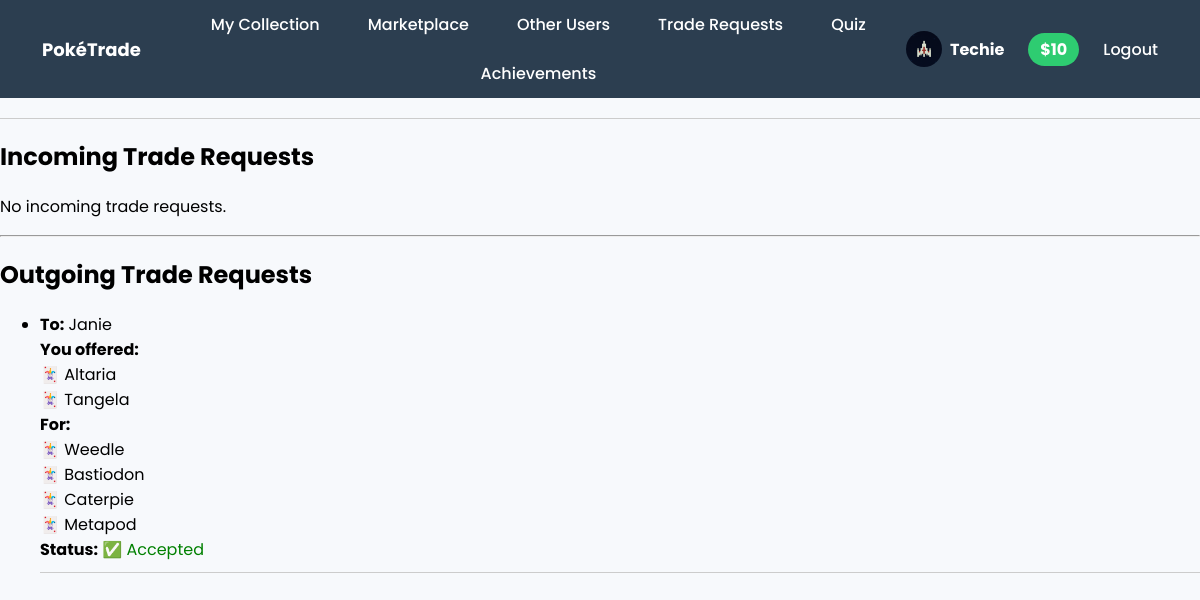
/trade/requests/ (signed in), run on the app's committed database.
### core/models.py (models this page shows, shortened)
class UserProfile(models.Model):
    user = models.OneToOneField(User, on_delete=models.CASCADE)
    balance = models.IntegerField(default=1000)  # $1000 initial wallet
    display_name = models.CharField(max_length=50, blank=True, null=True)
    profile_pic = models.ImageField(upload_to='profile_pics/', blank=True, null=True)

class TradeRequest(models.Model):
    from_user = models.ForeignKey(User, on_delete=models.CASCADE, related_name='sent_trades')
    to_user = models.ForeignKey(User, on_delete=models.CASCADE, related_name='received_trades')
    offered_cards = models.ManyToManyField(PokemonCard, related_name='offered_in_trades')
    requested_cards = models.ManyToManyField(PokemonCard, related_name='requested_in_trades')
    status = models.CharField(max_length=20, choices=[('pending', 'Pending'), ('accepted', 'Accepted'), ('rejected', 'Rejected')], default='pending')
    created_at = models.DateTimeField(auto_now_add=True)

class PokemonCard(models.Model):
    name = models.CharField(max_length=100)
    hp = models.IntegerField()
    type = models.CharField(max_length=50)
    rarity = models.CharField(max_length=50)
    image_url = models.URLField(blank=True)
    class Meta:
        unique_together = ("name", "hp", "type")

### core/views.py (the view)
# urls.py: path('trade/requests/', views.trade_requests, name='trade_requests'),
@login_required
def trade_requests(request):
    incoming = TradeRequest.objects.filter(to_user=request.user).prefetch_related('offered_cards', 'requested_cards')
    outgoing = TradeRequest.objects.filter(from_user=request.user).prefetch_related('offered_cards', 'requested_cards')
    return render(request, 'trade_requests.html', {
        'incoming_requests': incoming,
        'outgoing_requests': outgoing
    })

### core/templates/trade_requests.html
{% extends 'base.html' %}
{% block content %}
<h2>Incoming Trade Requests</h2>
{% if incoming_requests %}
  <ul>
    {% for trade in incoming_requests %}
      <li style="margin-bottom: 20px; border-bottom: 1px solid #ccc; padding-bottom: 10px;">
        <strong>From:</strong> {{ trade.from_user.userprofile.display_name|default:trade.from_user.username }}<br>
        <strong>Wants to trade:</strong><br>
        {% for card in trade.offered_cards.all %}
          🃏 {{ card.name }}<br>
        {% endfor %}
        <strong>For your card(s):</strong><br>
        {% for card in trade.requested_cards.all %}
          🃏 {{ card.name }}<br>
        {% endfor %}
        <strong>Status:</strong>
        {% if trade.status == 'pending' %}
          <span style="color: orange;">⏳ Pending</span>
        {% elif trade.status == 'accepted' %}
          <span style="color: green;">✅ Accepted</span>
        {% else %}
          <span style="color: red;">❌ Rejected</span>
        {% endif %}
        <br>
        {% if trade.status == 'pending' %}
        <form method="post" action="{% url 'accept_trade' trade.id %}" style="display:inline;">
          {% csrf_token %}
          <button type="submit">Accept</button>
        </form>
        <form method="post" action="{% url 'reject_trade' trade.id %}" style="display:inline;">
          {% csrf_token %}
          <button type="submit" style="background-color:#dc3545;">Reject</button>
        </form>
        {% endif %}
      </li>
    {% endfor %}
  </ul>
{% else %}
  <p>No incoming trade requests.</p>
{% endif %}
<hr>
<h2>Outgoing Trade Requests</h2>
{% if outgoing_requests %}
  <ul>
    {% for trade in outgoing_requests %}
      <li style="margin-bottom: 20px; border-bottom: 1px solid #ccc; padding-bottom: 10px;">
        <strong>To:</strong> {{ trade.to_user.userprofile.display_name|default:trade.to_user.username }}<br>
        <strong>You offered:</strong><br>
        {% for card in trade.offered_cards.all %}
          🃏 {{ card.name }}<br>
        {% endfor %}
        <strong>For:</strong><br>
        {% for card in trade.requested_cards.all %}
          🃏 {{ card.name }}<br>
        {% endfor %}
        <strong>Status:</strong>
        {% if trade.status == 'pending' %}
          <span style="color: orange;">⏳ Pending</span>
        {% elif trade.status == 'accepted' %}
          <span style="color: green;">✅ Accepted</span>
        {% else %}
          <span style="color: red;">❌ Rejected</span>
        {% endif %}
      </li>
    {% endfor %}
  </ul>
{% else %}
  <p>No outgoing trade requests.</p>
{% endif %}
{% endblock %}

### core/templates/base.html (shortened to what this page needs)
{% load static %}
<!DOCTYPE html>
<html lang="en">
<head>
    <link rel="stylesheet" href="{% static 'style.css' %}">
</head>
<body>
  <nav style="background-color: #2c3e50; padding: 12px 30px; color: white; display: flex; justify-content: space-between; align-items: center; flex-wrap: wrap;">
    <a href="/" style="font-weight: bold; font-size: 18px; color: white; text-decoration: none;">PokéTrade</a>
    {% if user.is_authenticated %}
      <div style="display: flex; gap: 24px; flex-wrap: wrap; justify-content: center; flex: 1; margin-left: 30px; min-width: 300px;">
        <a href="{% url 'my_collection' %}" style="color: white;">My Collection</a>
        <a href="{% url 'marketplace' %}" style="color: white;">Marketplace</a>
        <a href="{% url 'user_list' %}" style="color: white;">Other Users</a>
        <a href="{% url 'trade_requests' %}" style="color: white;">Trade Requests</a>
        <a href="{% url 'quiz' %}" style="color: white;">Quiz</a>
        <a href="{% url 'my_achievements' %}" style="color: white;">Achievements</a>
      </div>
      <div style="display: flex; gap: 12px; align-items: center;">
        <a href="{% url 'update_profile' %}" style="display: flex; align-items: center; text-decoration: none; color: white;">
          {% if user.userprofile.profile_pic %}
            <img src="{{ user.userprofile.profile_pic.url }}" alt="Profile Pic" style="width: 36px; height: 36px; border-radius: 50%; object-fit: cover; margin-right: 8px;">
          {% else %}
            <img src="https://www.gravatar.com/avatar/?d=mp" alt="Default" style="width: 36px; height: 36px; border-radius: 50%; object-fit: cover; margin-right: 8px;">
          {% endif %}
          <strong>{{ user.userprofile.display_name|default:user.username }}</strong>
        </a>
        <span style="background-color: #2ecc71; padding: 4px 12px; border-radius: 20px; font-weight: bold;">
          ${{ user.userprofile.balance }}
        </span>
        <a href="{% url 'logout' %}" style="color: white;">Logout</a>
      </div>
    {% endif %}
  </nav>
  <div style="max-width: 1200px; margin: auto;">
    <hr style="margin: 20px 0; border: none; border-top: 1px solid #ccc;">
    {% block content %}
    {% endblock %}
  </div>
</body>
</html>

### core/static/style.css (style rules this page uses)
body { font-family: 'Poppins', sans-serif; background: #f4f6f9; margin: 0; padding: 0; }
nav { background-color: #2c3e50; padding: 12px 20px; display: flex; justify-content: space-between; align-items: center; color: white; }
nav a { color: white; text-decoration: none; margin: 0 12px; font-weight: 500; }

### core/templates/base.html (style rules this page uses)
body { font-family: 'Poppins', sans-serif; background-color: #f7f9fc; margin: 0; padding: 0; }
a { text-decoration: none; }

### data on the page
TradeRequest: to_user.userprofile.display_name "Janie", status "✅ Accepted"
PokemonCard: name "Altaria"
PokemonCard: name "Tangela"
PokemonCard: name "Weedle"
PokemonCard: name "Bastiodon"
PokemonCard: name "Caterpie"
PokemonCard: name "Metapod"

### other printed values
{{ user.userprofile.display_name|default:user.username }} "Techie"
{{ user.userprofile.balance }} "10"
